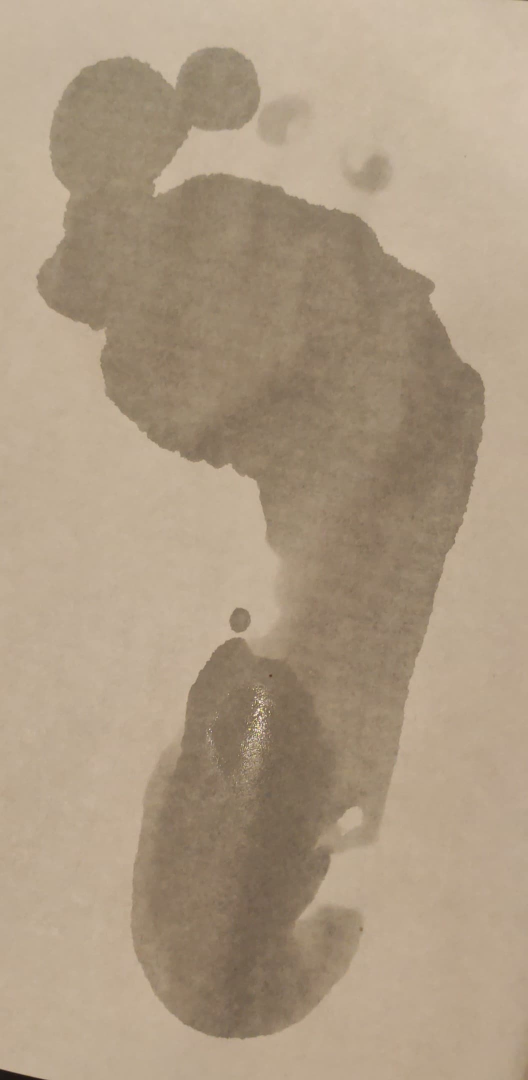
#> input picture 7.jpg, 1055 x 2160 px (shown at 1/2 size)
$ python -i proj.py   (imports and definitions only)
#> lines starting #> are read from the running program, lines starting #| are printed output that depends on the picture; after the words box and inside, x2 and y2 are one past the last pixel; in counts of white or black regions, pixels touching at a corner belong together
import cv2
import numpy as np
import math
import ntpath
import os
class Imaging:
    def image_resize(self,image, width = None, height = None, inter = cv2.INTER_AREA):
        # initialize the dimensions of the image to be resized and
        # grab the image size
        dim = None
        (h, w) = image.shape[:2]

        # if both the width and height are None, then return the
        # original image
        if width is None and height is None:
            return image

        # check to see if the width is None
        if width is None:
            # calculate the ratio of the height and construct the
            # dimensions
            r = height / float(h)
            dim = (int(w * r), height)

        # otherwise, the height is None
        else:
            # calculate the ratio of the width and construct the
            # dimensions
            r = width / float(w)
            dim = (width, int(h * r))

        # resize the image
        resized = cv2.resize(image, dim, interpolation = inter)

        # return the resized image
        return resized

    def undesired_objects (self, image):
        image = image.astype('uint8')
        nb_components, output, stats, centroids = cv2.connectedComponentsWithStats(image, connectivity=8)
        sizes = stats[:, -1]

        max_label = 1
        max_size = sizes[1]

        print(nb_components)

        for i in range(2, nb_components):
            if sizes[i] > max_size:
                max_label = i
                max_size = sizes[i]

        img2 = np.zeros(output.shape)
        img2[output == max_label] = 255
        # cv2.imshow("Biggest component", img2)
        # cv2.waitKey()
        return img2


    def isolate(self, img):

        # cv2.imshow('def', img)
        # cv2.waitKey(0)

        kernel = np.ones((3,3), np.uint8)
        # norm_img = np.zeros(img.shape)
        # final_img = cv2.normalize(gray, norm_img, 0, 255, cv2.NORM_MINMAX)
        final_img = cv2.dilate(img,kernel,iterations = 1)
        # [8 lines of commented-out code are left out]

        ret,thresh1 = cv2.threshold(final_img,100,255,cv2.THRESH_BINARY)
        thresh1 = (255-thresh1)

        # cv2.imshow('threshold', thresh1)
        # cv2.waitKey(0)


        thresh1 = self.undesired_objects(thresh1)

        # cv2.imshow('threshold', thresh1)
        # cv2.waitKey(0)

        kernel = np.ones((20,20),np.uint8)

        closing = cv2.morphologyEx(thresh1, cv2.MORPH_CLOSE, kernel)
        kernel = np.ones((10,10),np.uint8)
        opening = cv2.morphologyEx(closing, cv2.MORPH_OPEN, kernel)


        # [5 lines of commented-out code are left out]

        final = self.undesired_objects(closing)

        # cv2.imshow('final', final)
        # cv2.waitKey(0)
        return final

    def getHeight(self, img):

        l = []
        for i in range(len(img)):
            l.append(self.hasAtRow(img, i))

        start  = -1
        stop = -1
        for x in range(len(l)):
            if l[x]:
                start = x
                break

        for x in range(len(l)):
            if l[-x]:
                stop = len(l) - x
                break

        return (stop - start, start, stop)

    def getWidthAt(self, img, i):
        count = 0

        for j in range(len(img[i])):
            if img[i][j] > 0:
                count += 1

        return count

    def removeToes(self, img):

        noToes = img.copy()

        height, startHeight, stopHeight = self.getHeight(img)

        offset = int(.2 * height)
        checkpoint = stopHeight - offset


        # minWidth = self.getWidthAt(img, checkpoint)
        minWidth = 0
        dist = math.floor((stopHeight - startHeight)/2)
        print(noToes[0][0])
        for i in range (dist):
            if self.getWidthAt(noToes,(startHeight + dist + i)) > minWidth:
                minWidth = self.getWidthAt(noToes, (startHeight + dist + i))

        print('minWidth',minWidth)

        count = 0
        prev = noToes[startHeight][0]

        for i in range(int(.2 * height)):
            for j in range(len(noToes[0])):
                if prev == noToes[startHeight+i][j]:
                    count += 1
                else:
                    if count < minWidth:
                        for k in range(count):
                            noToes[startHeight+i][j-k-1] = 0
                    count = 1

        return noToes


    def hasAtRow(self, img, j):
        for i in range(len(img[0])):
            if img[j][i] > 0:
                return True
        return False


    def calculateIndex(self, img):
        height, start, stop = self.getHeight(img)

        step = height/3
        rgb = np.zeros([len(img), len(img[0]), 3], dtype=np.uint8)
        a = 0
        b = 0
        c = 0

        for i in range(height):
            if i < step:
                a += self.getWidthAt(img, i+start)
            elif i < step*2:
                b += self.getWidthAt(img, i+start)
            else:
                c += self.getWidthAt(img, i+start)

        for i in range(len(rgb)):
            for j in range(len(rgb[0])):
                if i < step + start:
                    if img[i][j] != 0:
                        rgb[i][j] = (255,0,0)
                elif i < step*2 + start:
                    if img[i][j] != 0:
                        rgb[i][j] = (0,255,0)
                else:
                    if img[i][j] != 0:
                        rgb[i][j] = (0,0,255)


        return ((b / (a+b+c)), rgb, (a,b,c))

    def getIndex(self,path):
#> called with path = '7.jpg'
        img = cv2.imread(path)
#> img is the input picture: shape (2160, 1055, 3); mean B, G, R 130.9, 154.2, 172.5


        img = self.image_resize( img, height = 512)
        # cv2.imshow('orig', img)
        # cv2.waitKey(0)

        gray = cv2.cvtColor(img,cv2.COLOR_BGR2GRAY)
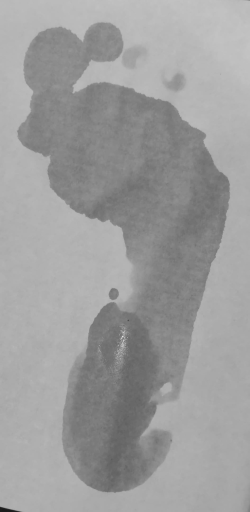
#> gray: shape (512, 250); min 25, max 224, mean 157.1
        gray = cv2.equalizeHist(gray)
        # gray = cv2.GaussianBlur(gray, (15, 15), 1)
        # gray = cv2.medianBlur(gray,5)

        img = gray

        img = self.isolate(img)
#> in isolate, `final_img = cv2.dilate(img,kernel,iterations = 1)`:
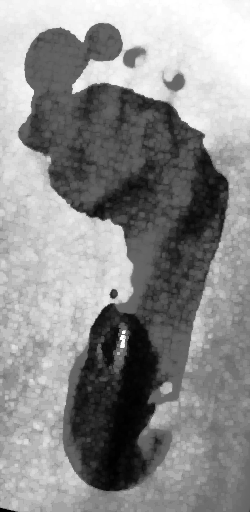
#> final_img: shape (512, 250); min 0, max 255, mean 139.6
#> in isolate, `ret,thresh1 = cv2.threshold(final_img,100,255,cv2.THRESH_BINARY)`:
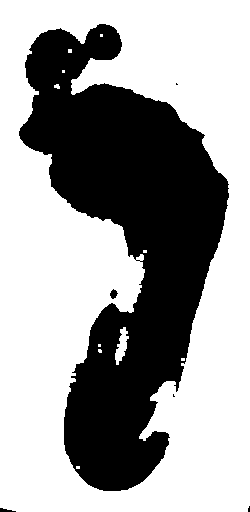
#> thresh1: shape (512, 250); 62.6% white; 6 black regions (3 under 20 px), largest, box (x1, y1, x2, y2) and area: (19, 24, 229, 491) 47711, (110, 289, 118, 299) 51, (0, 508, 16, 512) 38
#> in undesired_objects, `nb_components, output, stats, centroids = cv2.connectedComponentsWithS..`:
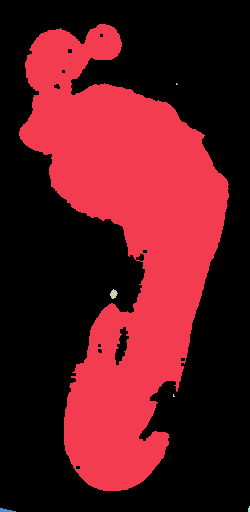
#> output: shape (512, 250) int32; 7 distinct labels, from 0 to 6; one colour per label, 0 black
#> in undesired_objects, `nb_components, output, stats, centroids = cv2.connectedComponentsWithS..`: nb_components = 7; stats = [[0, 0, 250, 512, 80183], [19, 24, 210, 467, 47711], [176, 83, 2, 2, 3], [110, 289, 8, 10, 51], [173, 394, 2, 3, 4], [248, 506, 2, 6, 10], [0, 508, 16, 4, 38]]; centroids = [[123.6, 262.4], [126, 243.6], [176.3, 83.67], [113.2, 293.6], [173.2, 395.2], [248.6, 508.9], [5.53, 510.1]]
#> in undesired_objects, `sizes = stats[:, -1]`: sizes = [80183, 47711, 3, 51, 4, 10, 38]
#> in undesired_objects, `max_size = sizes[1]`: max_size = 47711
#| 7
#> after the loop in undesired_objects, `for i in range(2, nb_components):`: max_label = 1; max_size = 47711
#| 2
        # cv2.imshow('iso', img)
        # cv2.waitKey(0)
        basename = ntpath.basename(path)

        # print (self.getHeight(img))

        toeless = self.removeToes(img)
#> after the loop in getHeight, `for i in range(len(img)):`: l = 512 items, first 6: False, False, False, False, False, False
#> the loop in getHeight, `for x in range(len(l)):` made 26 passes
#> start on pass 26: 25
#> the loop in getHeight, `for x in range(len(l)):` made 22 passes
#> stop on pass 22: 491
#> in removeToes, `height, startHeight, stopHeight = self.getHeight(img)`: height = 466; startHeight = 25; stopHeight = 491
#> in removeToes, `offset = int(.2 * height)`: offset = 93
#> in removeToes, `checkpoint = stopHeight - offset`: checkpoint = 398
#> in removeToes, `dist = math.floor((stopHeight - startHeight)/2)`: dist = 233
#| 0.0
#> the loop in removeToes, `for i in range (dist):` made 233 passes
#> minWidth on passes 1, 48, 49, 51, 53, 55, 57, 60: 80, 90, 91, 93, 94, 95, 96, 97
#> after the loop in removeToes, `for i in range (dist):`: minWidth = 110
#| minWidth 110
#> in removeToes, `prev = noToes[startHeight][0]`: prev = 0
#> after the loop in removeToes, `for i in range(int(.2 * height)):`:
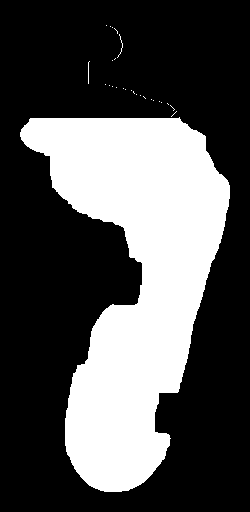
#> noToes: shape (512, 250) float64; 32.3% white; 27 white regions (24 under 20 px), largest, box (x1, y1, x2, y2) and area: (20, 117, 230, 492) 41266, (117, 34, 123, 58) 24, (88, 61, 90, 84) 23
        toeless = self.undesired_objects(toeless)
#> in undesired_objects (call 3), `nb_components, output, stats, centroids = cv2.connectedComponentsWithS..`:
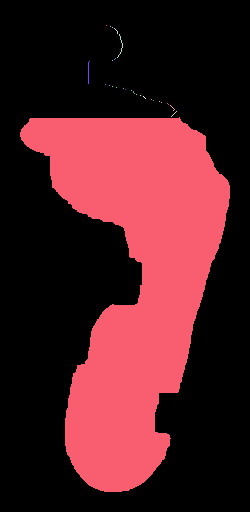
#> output: shape (512, 250) int32; 28 distinct labels, from 0 to 27; one colour per label, 0 black
#> in undesired_objects (call 3), `nb_components, output, stats, centroids = cv2.connectedComponentsWithS..`: nb_components = 28; stats = 28 rows, first 6: [0, 0, 250, 512, 86642], [106, 25, 1, 1, 1], [110, 26, 1, 1, 1], [112, 27, 1, 1, 1], [114, 28, 4, 6, 6], [117, 34, 6, 24, 24]; centroids = 28 pairs, first value 88.04 to 173.5, second value 25 to 277.6
#> in undesired_objects (call 3), `sizes = stats[:, -1]`: sizes = 28 values, max 86642 at index 0, min 1 at index 1, mean 4571.4
#> in undesired_objects (call 3), `max_size = sizes[1]`: max_size = 1
#| 28
#> the loop in undesired_objects (call 3), `for i in range(2, nb_components):` made 26 passes
#> max_size on passes 3, 4, 26: 6, 24, 41266
#> after the loop in undesired_objects (call 3), `for i in range(2, nb_components):`: max_label = 27; max_size = 41266
#> toeless: shape (512, 250) float64; 32.2% white; 1 white region, box (x1, y1, x2, y2) and area: (20, 117, 230, 492) 41266
        # cv2.imshow('toeless', toeless)

        # cv2.waitKey(0)


        index = self.calculateIndex(toeless)
#> the loop in getHeight (call 2), `for x in range(len(l)):` made 118 passes
#> start on pass 118: 117
#> the loop in getHeight (call 2), `for x in range(len(l)):` made 22 passes
#> in calculateIndex, `height, start, stop = self.getHeight(img)`: height = 374; start = 117; stop = 491
#> in calculateIndex, `step = height/3`: step = 124.7
#> the loop in calculateIndex, `for i in range(height):` made 374 passes
#> a on passes 1 to 8: 1, 151, 303, 455, 608, 763, 922, 1084
#> after the loop in calculateIndex, `for i in range(height):`: a = 19254; b = 10703; c = 11291

        img = self.image_resize( img, height = 128)
        cv2.imwrite( os.getcwd() + '/static/temp/' +basename +'isolatedFoot.jpg', img)
        toeless = self.image_resize( toeless, height = 128)
        cv2.imwrite(os.getcwd() + '/static/temp/'+basename+'toesRemoved.jpg', toeless)

        cv2.imwrite(os.getcwd() + '/static/temp/'+basename + 'rgb.jpg', self.image_resize(index[1], height = 128))
#> call 4 of image_resize, with height = 128, inter = 3
#> in image_resize (call 4), `resized = cv2.resize(image, dim, interpolation = inter)`:
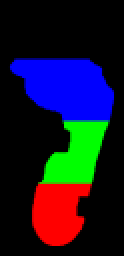
#> resized: shape (128, 62, 3) (shown 2 times larger); mean of channels 0, 1, 2 38.4, 21.3, 22.5; drawn as B, G, R


        return index[0]


# [1 line not run here, left out]

imageOp = Imaging()
# [1 line that did not run here, left out]
# [1 line not run here, left out]
# # High arch (AI≤0.21)
# Normal arch (AI between 0.21 and 0.26) and
# Low arch (AI≥0.26)

>>> result = Imaging().getIndex('7.jpg')
#> result = 0.259

$ run again, on 5.jpg
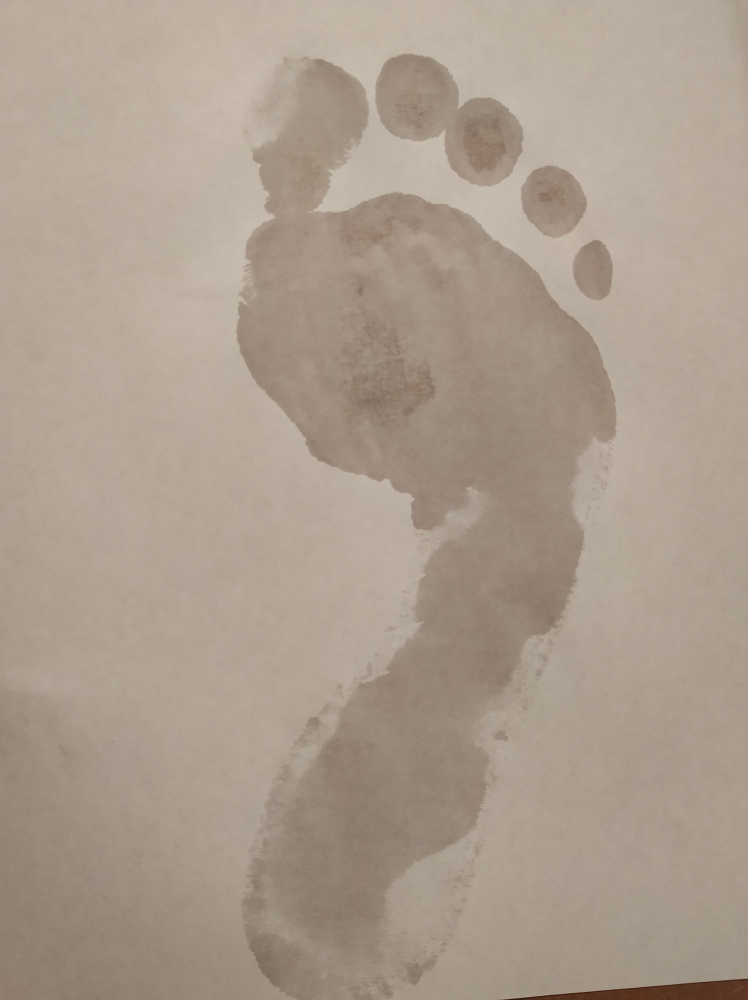
#> input picture 5.jpg, 2992 x 4000 px (shown at 1/4 size)
#> in getIndex, img is the input picture: shape (4000, 2992, 3); mean B, G, R 141.8, 157, 171.1
#> output: shape (512, 382) int32; 55 distinct labels, from 0 to 54
#> nb_components = 55; stats = 55 rows, first 6: [0, 0, 382, 495, 126533], [193, 29, 73, 64, 2515], [0, 31, 382, 481, 64937], [268, 86, 30, 34, 742], [294, 124, 18, 28, 382], [0, 320, 4, 13, 40]; centroids = 55 pairs, first value 1.23 to 380.5, second value 59.71 to 469
#> sizes = 55 values, max 126533 at index 0, min 1 at index 8, mean 3556.1
#> in undesired_objects, `max_size = sizes[1]`: max_size = 2515
#| 55
#> the loop in undesired_objects, `for i in range(2, nb_components):` made 53 passes
#> max_size on pass 1: 64937
#> after the loop in undesired_objects, `for i in range(2, nb_components):`: max_label = 2; max_size = 64937
#> closing: shape (512, 382) float64; 34.9% white; 1 white region, box (x1, y1, x2, y2) and area: (0, 32, 382, 512) 68168
#> opening: shape (512, 382) float64; 34.6% white; 1 white region, box (x1, y1, x2, y2) and area: (0, 36, 382, 512) 67724
#| 2
#> after the loop in getHeight, `for i in range(len(img)):`: l = 512 items, first 6: False, False, False, False, False, False
#> the loop in getHeight, `for x in range(len(l)):` made 33 passes
#> start on pass 33: 32
#> the loop in getHeight, `for x in range(len(l)):` made 2 passes
#> stop on pass 2: 511
#> in removeToes, `height, startHeight, stopHeight = self.getHeight(img)`: height = 479; startHeight = 32; stopHeight = 511
#> offset = 95
#> checkpoint = 416
#> dist = 239
#| 0.0
#> the loop in removeToes, `for i in range (dist):` made 239 passes
#> minWidth on passes 1, 80, 81, 82, 83, 84, 86, 87: 79, 80, 85, 88, 96, 97, 102, 104
#> after the loop in removeToes, `for i in range (dist):`: minWidth = 382
#| minWidth 382
#> prev = 0
#> image: shape (512, 382); 32.5% white; 3 white regions (1 under 20 px), largest, box (x1, y1, x2, y2) and area: (0, 88, 382, 512) 63447, (135, 42, 181, 88) 46
#> in undesired_objects (call 3), `nb_components, output, stats, centroids = cv2.connectedComponentsWithS..`:
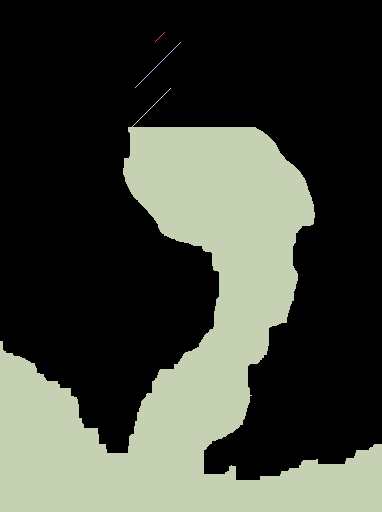
#> output: shape (512, 382) int32; 4 distinct labels, from 0 to 3; one colour per label, 0 black
#> nb_components = 4; stats = [[0, 0, 382, 480, 132081], [155, 32, 10, 10, 10], [135, 42, 46, 46, 46], [0, 88, 382, 424, 63447]]; centroids = [[192.2, 209.1], [159.5, 36.5], [157.5, 64.5], [186.9, 352.3]]
#> sizes = [132081, 10, 46, 63447]
#> in undesired_objects (call 3), `max_size = sizes[1]`: max_size = 10
#| 4
#> the loop in undesired_objects (call 3), `for i in range(2, nb_components):` made 2 passes
#> max_size on passes 1 to 2: 46, 63447
#> after the loop in undesired_objects (call 3), `for i in range(2, nb_components):`: max_label = 3; max_size = 63447
#> toeless: shape (512, 382) float64; 32.4% white; 1 white region, box (x1, y1, x2, y2) and area: (0, 88, 382, 512) 63447
#> the loop in getHeight (call 2), `for x in range(len(l)):` made 89 passes
#> the loop in getHeight (call 2), `for x in range(len(l)):` made 2 passes
#> in calculateIndex, `height, start, stop = self.getHeight(img)`: height = 423; start = 88; stop = 511
#> step = 141
#> the loop in calculateIndex, `for i in range(height):` made 423 passes
#> a on passes 1 to 8: 1, 2, 3, 4, 5, 6, 7, 8
#> after the loop in calculateIndex, `for i in range(height):`: a = 16592; b = 12029; c = 34444
#> resized: shape (128, 95) float64
#> in image_resize (call 4), `resized = cv2.resize(image, dim, interpolation = inter)`:
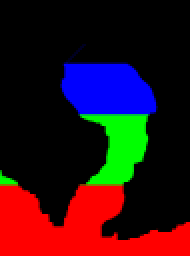
#> resized: shape (128, 95, 3) (shown 2 times larger); mean of channels 0, 1, 2 21.6, 15.7, 45.4; drawn as B, G, R
#> result = 0.191

$ run again, on 6.jpg
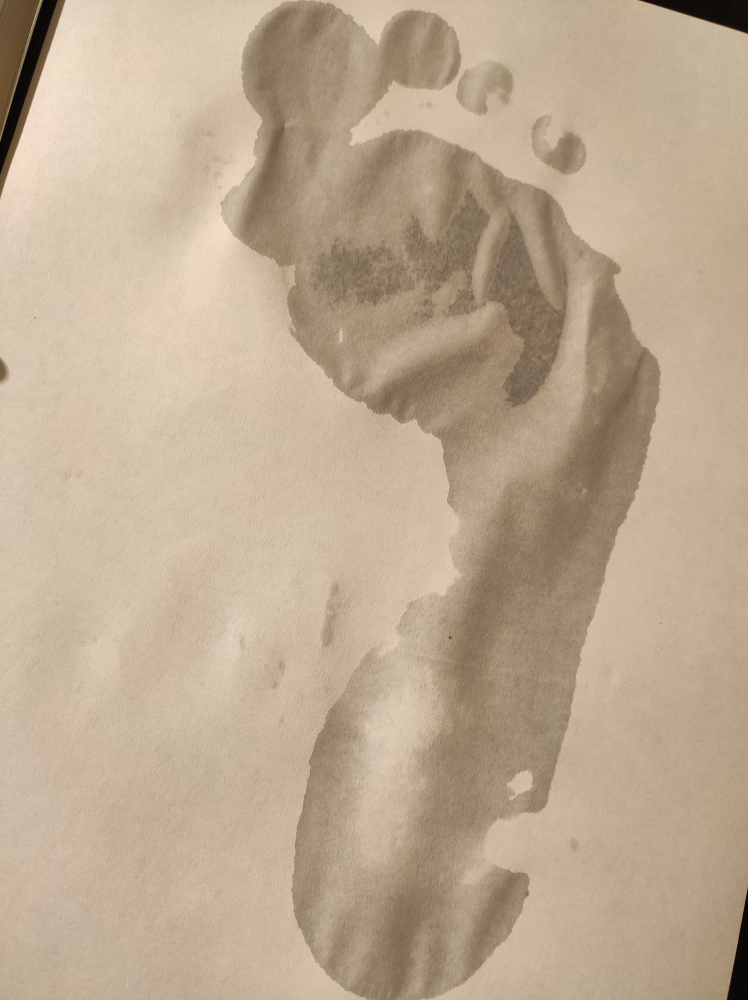
#> input picture 6.jpg, 2992 x 4000 px (shown at 1/4 size)
#> in getIndex, img is the input picture: shape (4000, 2992, 3); mean B, G, R 145.7, 169, 188.7
#> in isolate, `ret,thresh1 = cv2.threshold(final_img,100,255,cv2.THRESH_BINARY)`:
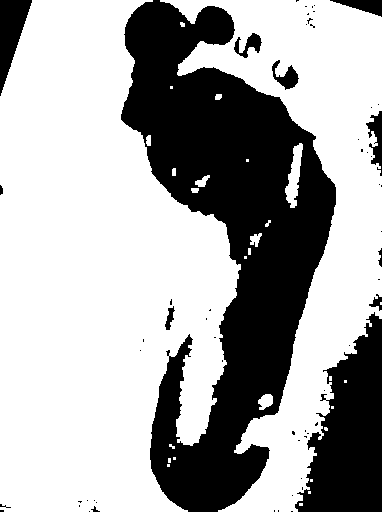
#> thresh1: shape (512, 382); 66.1% white; 60 black regions (48 under 20 px), largest, box (x1, y1, x2, y2) and area: (121, 0, 336, 512) 51862, (295, 312, 382, 512) 10706, (0, 0, 32, 96) 1585
#> output: shape (512, 382) int32; 61 distinct labels, from 0 to 60
#> nb_components = 61; stats = 61 rows, first 6: [0, 0, 382, 512, 129352], [0, 0, 32, 96, 1585], [121, 0, 215, 512, 51862], [296, 0, 3, 2, 4], [330, 0, 52, 17, 449], [314, 5, 1, 1, 1]; centroids = 61 pairs, first value 0.833 to 381, second value 0.25 to 511
#> sizes = 61 values, max 129352 at index 0, min 1 at index 5, mean 3206.3
#> in undesired_objects, `max_size = sizes[1]`: max_size = 1585
#| 61
#> the loop in undesired_objects, `for i in range(2, nb_components):` made 59 passes
#> max_size on pass 1: 51862
#> after the loop in undesired_objects, `for i in range(2, nb_components):`: max_label = 2; max_size = 51862
#> closing: shape (512, 382) float64; 28.1% white; 1 white region, box (x1, y1, x2, y2) and area: (122, 0, 337, 512) 54922
#> opening: shape (512, 382) float64; 28% white; 1 white region, box (x1, y1, x2, y2) and area: (124, 0, 338, 512) 54849
#| 2
#> after the loop in getHeight, `for i in range(len(img)):`: l = 512 items, first 6: True, True, True, True, True, True
#> the loop in getHeight, `for x in range(len(l)):` made 1 pass
#> start on pass 1: 0
#> the loop in getHeight, `for x in range(len(l)):` made 1 pass
#> stop on pass 1: 512
#> in removeToes, `height, startHeight, stopHeight = self.getHeight(img)`: height = 512; startHeight = 0; stopHeight = 512
#> offset = 102
#> checkpoint = 410
#> dist = 256
#| 0.0
#> the loop in removeToes, `for i in range (dist):` made 256 passes
#> minWidth on passes 1, 97, 132, 185, 190, 191, 192, 193: 94, 95, 96, 97, 102, 105, 109, 117
#> after the loop in removeToes, `for i in range (dist):`: minWidth = 120
#| minWidth 120
#> prev = 0
#> image: shape (512, 382); 23.1% white; 29 white regions (26 under 20 px), largest, box (x1, y1, x2, y2) and area: (122, 98, 337, 512) 45140, (230, 16, 236, 43) 27, (195, 48, 196, 68) 20
#> output: shape (512, 382) int32; 30 distinct labels, from 0 to 29
#> nb_components = 30; stats = 30 rows, first 6: [0, 0, 382, 512, 150346], [224, 0, 2, 12, 12], [227, 12, 3, 4, 4], [230, 16, 6, 27, 27], [228, 43, 1, 1, 1], [225, 44, 2, 2, 2]; centroids = 30 pairs, first value 176.3 to 274, second value 5.5 to 277.2
#| 30
#> toeless: shape (512, 382) float64; 23.1% white; 1 white region, box (x1, y1, x2, y2) and area: (122, 98, 337, 512) 45140
#> the loop in getHeight (call 2), `for x in range(len(l)):` made 99 passes
#> start on pass 99: 98
#> the loop in getHeight (call 2), `for x in range(len(l)):` made 2 passes
#> stop on pass 2: 511
#> in calculateIndex, `height, start, stop = self.getHeight(img)`: height = 413; start = 98; stop = 511
#> step = 137.7
#> the loop in calculateIndex, `for i in range(height):` made 413 passes
#> a on passes 1 to 8: 1, 2, 3, 4, 161, 320, 479, 639
#> after the loop in calculateIndex, `for i in range(height):`: a = 21135; b = 11430; c = 12510
#> resized: shape (128, 95) float64
#> in image_resize (call 4), `resized = cv2.resize(image, dim, interpolation = inter)`:
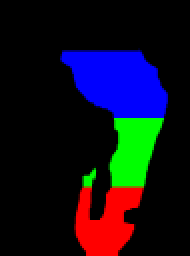
#> resized: shape (128, 95, 3) (shown 2 times larger); mean of channels 0, 1, 2 27.6, 14.9, 16.4; drawn as B, G, R
#> result = 0.254
